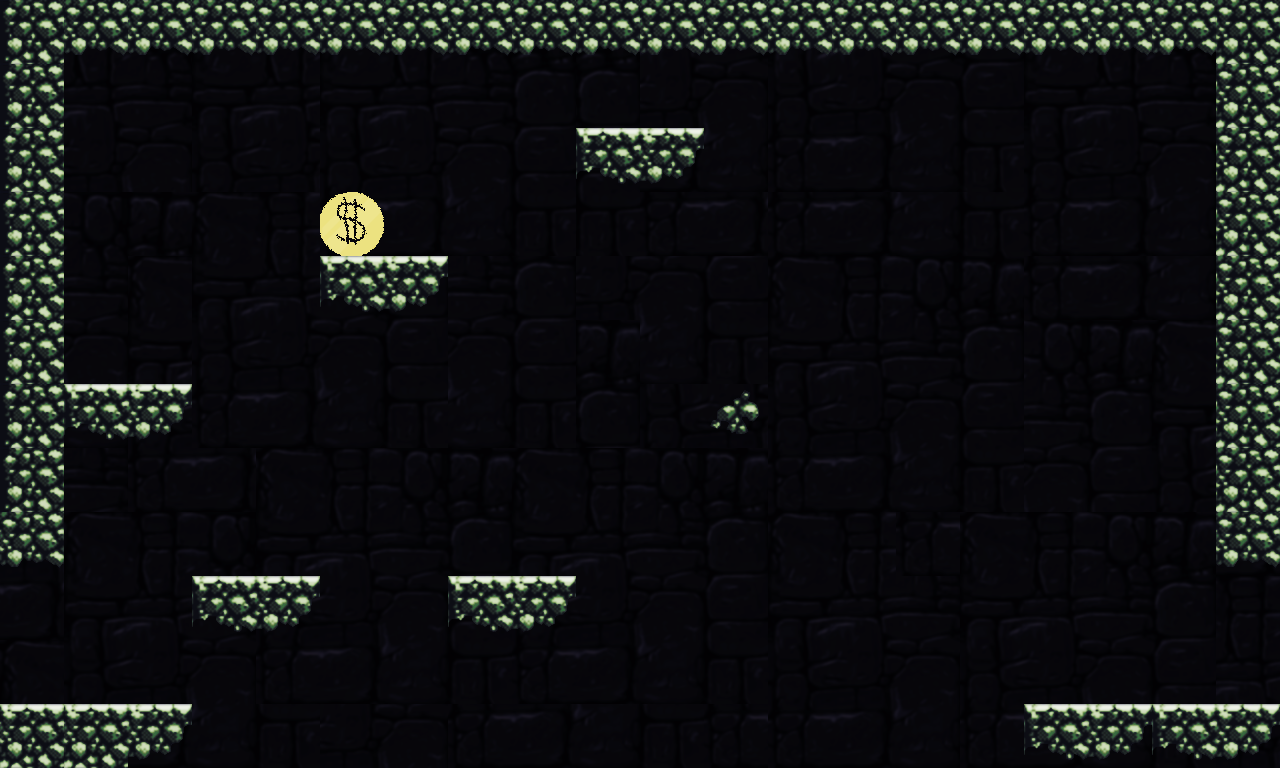

This game map was drawn from its Tiled (.tmx) file and the tilesets committed beside it. A one-line description and the trimmed map source follow:
An orthogonal 20x12 tile map with 64x64 px tiles, 2 tile layers (level, GameElements), 2 tilesets, 1 image layer and 11 objects.

<map version="1.0" orientation="orthogonal" renderorder="right-down" width="20" height="12" tilewidth="64" tileheight="64" nextobjectid="42">
 <tileset firstgid="1" name="stone_tileset3" tilewidth="64" tileheight="64" tilecount="19" columns="19">
  <image source="../assets/tiles/stone_tileset3.png" trans="ff00ff" width="1216" height="64" />
 </tileset>
 <tileset firstgid="20" name="GameElement_tileset" tilewidth="64" tileheight="64" tilecount="3" columns="3">
  <image source="../assets/tiles/GameElement_tileset.png" trans="ff00ff" width="192" height="64" />
 </tileset>
 <imagelayer name="bg">
  <image source="../assets/tiles/dungeon_bg.png" />
 </imagelayer>
 <layer name="level" width="20" height="12">
  <data>[240 cells, 54 non-empty, 7 distinct tile ids]</data>
 </layer>
 <objectgroup name="objects">
  <object id="31" x="-2" y="-5" width="1282" height="59" />
  <object id="32" x="-2" y="53" width="66" height="507" />
  <object id="33" x="65" y="384" width="122" height="52" />
  <object id="34" x="321" y="257" width="124" height="49" />
  <object id="35" x="579" y="128" width="122" height="49" />
  <object id="36" x="718" y="392" width="43" height="44" />
  <object id="37" x="195" y="579" width="123" height="53" />
  <object id="38" x="450" y="577" width="125" height="53" />
  <object id="39" x="1" y="706" width="186" height="61" />
  <object id="40" x="1027" y="706" width="251" height="55" />
  <object id="41" x="1217" y="55" width="61" height="511" />
 </objectgroup>
 <layer name="GameElements" width="20" height="12">
  <data>[240 cells, 1 non-empty, 1 distinct tile ids]</data>
 </layer>
</map>